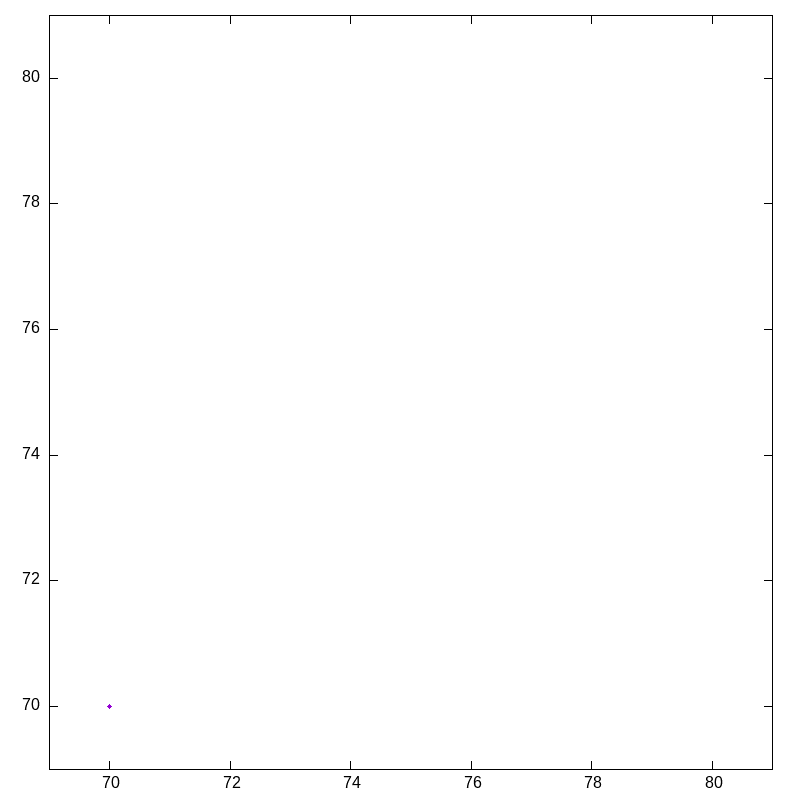

Reproduce this figure in gnuplot.
reset
set encoding utf8
set terminal png enhanced size 800, 800
set xrange [69:81]
set yrange [69:81]
set output "frame-00519814.dat.png"
plot "frame-00519814.dat" u ($3 * 400/2**32):($4 * 400/2**32) w lp pt 7 ps 0.8 notitle
